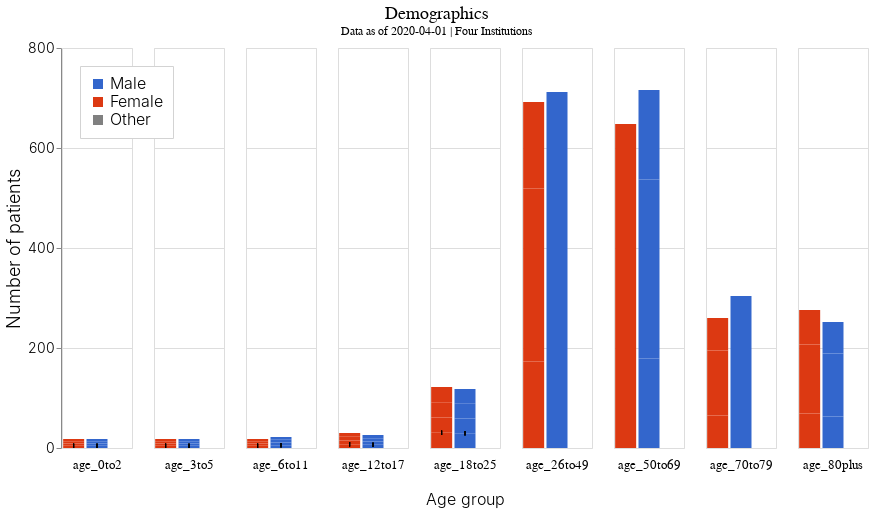

The code cell stored with this chart in its notebook:
### Code cell
color_scale = alt.Scale(domain=["Male", "Female", "Other"], range=COLOR20[:2] + ["gray"])
    
filtered_chart = alt.Chart(df_dm).transform_filter(
    alt.datum[COLUMNS.SITE_ID] != COMBINED
)

base = filtered_chart.mark_bar().encode(
    x=alt.X('sex:N', title=None, axis=None),
    y=alt.Y(f"{COLUMNS.NUM_PATIENTS}:Q", title="Number of patients", axis=alt.Axis(tickCount=5)),
    color=alt.Color("sex:N", title=None, scale=color_scale),
).properties(
    width=70,
    height=400
)


errorbar = filtered_chart.mark_errorbar().encode(
    x=alt.X(
        f"{COLUMNS.SEX}:N", title=None,
    ),y=alt.Y(
        f"upper:Q", title=""
    ),y2=alt.Y2(
        f"under:Q"
    ),
    color=alt.value("black"),
    size=alt.value(1.5)
)

apply_grouped_bar_theme(
    alt.layer(base, errorbar).facet(
        column=alt.Column(
            "age_group:O", 
            sort=["0-2","3-5","6-11","12-17","18-25","26-49","50-69","70-79", "80+"],
            header=alt.Header(labelOrient="bottom", title="Age group", titleOrient="bottom")
        )
    ).properties(
        title={
            "text": "Demographics",
            "subtitle": SUBTITLE
        }
    ),
    strokeColor="lightgray"
)

### Figure 1 — Vega-Lite specification as saved in the notebook (floating-point values rounded to 4 significant figures; data arrays with more than 128 entries replaced by an {"elided": "..."} marker saying what was removed)
{"config": {"view": {"continuousWidth": 400, "continuousHeight": 300}, "axis": {"labelFontSize": 14, "labelFontWeight": 300, "labelLimit": 1000, "titleFontSize": 18, "titleFontWeight": 300}, "header": {"labelFontSize": 13, "titleFontSize": 16, "titleFontWeight": 300}, "legend": {"cornerRadius": 0, "fillColor": "white", "labelFontSize": 16, "labelFontWeight": 300, "orient": "top-left", "padding": 10, "strokeColor": "lightgray", "titleFontSize": 18, "titleFontWeight": 400}, "title": {"anchor": "middle", "fontSize": 18, "fontWeight": 400}}, "data": {"name": "data-7d939b9434be303e35f3671fd19c5868"}, "facet": {"column": {"type": "ordinal", "field": "age_group", "header": {"labelOrient": "bottom", "title": "Age group", "titleOrient": "bottom"}, "sort": ["0-2", "3-5", "6-11", "12-17", "18-25", "26-49", "50-69", "70-79", "80+"]}}, "spec": {"layer": [{"mark": "bar", "encoding": {"color": {"type": "nominal", "field": "sex", "scale": {"domain": ["Male", "Female", "Other"], "range": ["#3366cc", "#dc3912", "gray"]}, "title": null}, "x": {"type": "nominal", "axis": null, "field": "sex", "title": null}, "y": {"type": "quantitative", "axis": {"tickCount": 5}, "field": "num_patients", "title": "Number of patients"}}, "height": 400, "transform": [{"filter": "(datum['siteid'] !== 'Combined')"}], "width": 70}, {"mark": "errorbar", "encoding": {"color": {"value": "black"}, "size": {"value": 1.5}, "x": {"type": "nominal", "field": "sex", "title": null}, "y": {"type": "quantitative", "field": "upper", "title": ""}, "y2": {"field": "under"}}, "transform": [{"filter": "(datum['siteid'] !== 'Combined')"}]}]}, "title": {"text": "Demographics", "subtitle": "Data as of 2020-04-01 | Four Institutions"}, "$schema": "https://vega.github.io/schema/vega-lite/v4.8.1.json", "datasets": {"data-7d939b9434be303e35f3671fd19c5868": {"elided": "135 records"}}}
